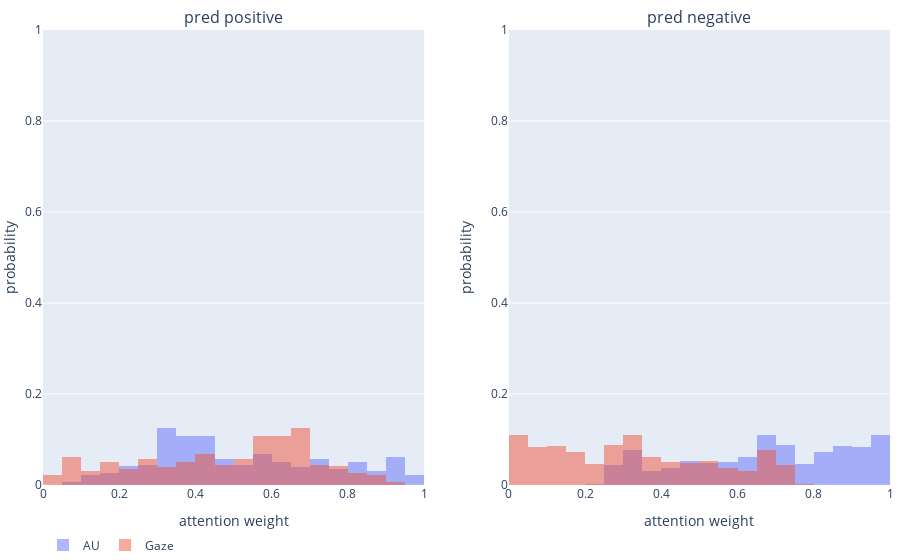

Notebook source saved alongside this figure:
### Code cell
a = get_attention_weight_hist("4_d_ag_wsum-intlogits-1dcnn_ws300-ss3", 3, ['AU', 'Gaze'])

### Figure 1 — Plotly figure (JSON) as saved in the notebook; plotly's stock layout.template omitted (floating-point values rounded to 4 significant figures; data arrays with more than 128 entries replaced by an {"elided": "..."} marker saying what was removed)
{"data": [{"histnorm": "probability", "marker": {"color": "#636EFA"}, "name": "AU", "opacity": 0.5, "type": "histogram", "x": {"elided": "700 float values"}, "xaxis": "x", "xbins": {"end": 1, "size": 0.05, "start": 0}, "yaxis": "y"}, {"histnorm": "probability", "marker": {"color": "#EF553B"}, "name": "Gaze", "opacity": 0.5, "type": "histogram", "x": {"elided": "700 float values"}, "xaxis": "x", "xbins": {"end": 1, "size": 0.05, "start": 0}, "yaxis": "y"}, {"histnorm": "probability", "marker": {"color": "#636EFA"}, "name": "AU", "opacity": 0.5, "showlegend": false, "type": "histogram", "x": {"elided": "1640 float values"}, "xaxis": "x2", "xbins": {"end": 1, "size": 0.05, "start": 0}, "yaxis": "y2"}, {"histnorm": "probability", "marker": {"color": "#EF553B"}, "name": "Gaze", "opacity": 0.5, "showlegend": false, "type": "histogram", "x": {"elided": "1640 float values"}, "xaxis": "x2", "xbins": {"end": 1, "size": 0.05, "start": 0}, "yaxis": "y2"}], "layout": {"annotations": [{"font": {"size": 16}, "showarrow": false, "text": "pred positive", "x": 0.225, "xanchor": "center", "xref": "paper", "y": 1, "yanchor": "bottom", "yref": "paper"}, {"font": {"size": 16}, "showarrow": false, "text": "pred negative", "x": 0.775, "xanchor": "center", "xref": "paper", "y": 1, "yanchor": "bottom", "yref": "paper"}], "barmode": "overlay", "legend": {"orientation": "h"}, "margin": {"b": 0, "l": 0, "r": 10, "t": 30}, "xaxis": {"anchor": "y", "domain": [0, 0.45], "title": {"text": "attention weight"}}, "xaxis2": {"anchor": "y2", "domain": [0.55, 1], "title": {"text": "attention weight"}}, "yaxis": {"anchor": "x", "domain": [0, 1], "range": [0, 1], "title": {"text": "probability"}}, "yaxis2": {"anchor": "x2", "domain": [0, 1], "range": [0, 1], "title": {"text": "probability"}}}}
